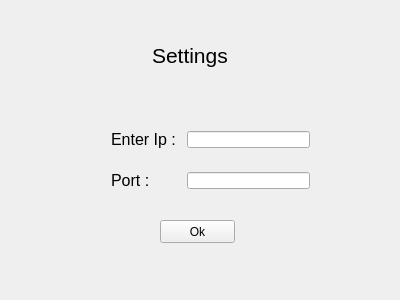
<?xml version="1.0" encoding="UTF-8"?>
<ui version="4.0">
 <class>Settings</class>
 <widget class="QWidget" name="Settings">
  <property name="geometry">
   <rect>
    <x>0</x>
    <y>0</y>
    <width>400</width>
    <height>300</height>
   </rect>
  </property>
  <property name="windowTitle">
   <string>Settings</string>
  </property>
  <widget class="QWidget" name="formLayoutWidget">
   <property name="geometry">
    <rect>
     <x>100</x>
     <y>120</y>
     <width>221</width>
     <height>80</height>
    </rect>
   </property>
   <layout class="QFormLayout" name="formLayout">
    <property name="verticalSpacing">
     <number>24</number>
    </property>
    <item row="0" column="0">
     <widget class="QLabel" name="label_ip">
      <property name="font">
       <font>
        <pointsize>12</pointsize>
       </font>
      </property>
      <property name="text">
       <string>Enter Ip : </string>
      </property>
     </widget>
    </item>
    <item row="0" column="1">
     <widget class="QLineEdit" name="ip_edit"/>
    </item>
    <item row="1" column="0">
     <widget class="QLabel" name="label_port">
      <property name="font">
       <font>
        <pointsize>12</pointsize>
       </font>
      </property>
      <property name="text">
       <string>Port : </string>
      </property>
     </widget>
    </item>
    <item row="1" column="1">
     <widget class="QLineEdit" name="port_edit"/>
    </item>
   </layout>
  </widget>
  <widget class="QLabel" name="label_title">
   <property name="geometry">
    <rect>
     <x>152</x>
     <y>40</y>
     <width>91</width>
     <height>31</height>
    </rect>
   </property>
   <property name="font">
    <font>
     <pointsize>16</pointsize>
    </font>
   </property>
   <property name="text">
    <string>Settings</string>
   </property>
  </widget>
  <widget class="QPushButton" name="validation">
   <property name="geometry">
    <rect>
     <x>160</x>
     <y>220</y>
     <width>75</width>
     <height>23</height>
    </rect>
   </property>
   <property name="text">
    <string>Ok</string>
   </property>
  </widget>
 </widget>
 <layoutdefault spacing="6" margin="11"/>
 <resources/>
 <connections/>
</ui>
